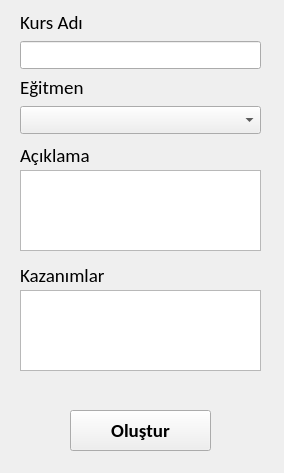
<?xml version="1.0" encoding="UTF-8"?>
<ui version="4.0">
 <class>Form</class>
 <widget class="QWidget" name="Form">
  <property name="geometry">
   <rect>
    <x>0</x>
    <y>0</y>
    <width>284</width>
    <height>473</height>
   </rect>
  </property>
  <property name="windowTitle">
   <string>Kurs Oluştur</string>
  </property>
  <widget class="QWidget" name="verticalLayoutWidget">
   <property name="geometry">
    <rect>
     <x>20</x>
     <y>10</y>
     <width>241</width>
     <height>124</height>
    </rect>
   </property>
   <property name="font">
    <font>
     <family>Calibri</family>
     <pointsize>14</pointsize>
    </font>
   </property>
   <layout class="QVBoxLayout" name="verticalLayout">
    <item>
     <widget class="QLabel" name="label">
      <property name="font">
       <font>
        <family>Calibri</family>
        <pointsize>14</pointsize>
       </font>
      </property>
      <property name="text">
       <string>Kurs Adı</string>
      </property>
     </widget>
    </item>
    <item>
     <widget class="QLineEdit" name="kursadi">
      <property name="font">
       <font>
        <family>Calibri</family>
        <pointsize>12</pointsize>
       </font>
      </property>
     </widget>
    </item>
    <item>
     <widget class="QLabel" name="label_2">
      <property name="font">
       <font>
        <family>Calibri</family>
        <pointsize>14</pointsize>
       </font>
      </property>
      <property name="text">
       <string>Eğitmen</string>
      </property>
     </widget>
    </item>
    <item>
     <widget class="QComboBox" name="egitmenBox">
      <property name="font">
       <font>
        <family>Calibri</family>
        <pointsize>12</pointsize>
       </font>
      </property>
     </widget>
    </item>
   </layout>
  </widget>
  <widget class="QLabel" name="label_3">
   <property name="geometry">
    <rect>
     <x>20</x>
     <y>140</y>
     <width>101</width>
     <height>31</height>
    </rect>
   </property>
   <property name="font">
    <font>
     <family>Calibri</family>
     <pointsize>14</pointsize>
    </font>
   </property>
   <property name="text">
    <string>Açıklama</string>
   </property>
  </widget>
  <widget class="QTextEdit" name="aciklama">
   <property name="geometry">
    <rect>
     <x>20</x>
     <y>170</y>
     <width>241</width>
     <height>81</height>
    </rect>
   </property>
  </widget>
  <widget class="QLabel" name="label_4">
   <property name="geometry">
    <rect>
     <x>20</x>
     <y>260</y>
     <width>101</width>
     <height>31</height>
    </rect>
   </property>
   <property name="font">
    <font>
     <family>Calibri</family>
     <pointsize>14</pointsize>
    </font>
   </property>
   <property name="text">
    <string>Kazanımlar</string>
   </property>
  </widget>
  <widget class="QTextEdit" name="kazanimlar">
   <property name="geometry">
    <rect>
     <x>20</x>
     <y>290</y>
     <width>241</width>
     <height>81</height>
    </rect>
   </property>
  </widget>
  <widget class="QPushButton" name="olusturButon">
   <property name="geometry">
    <rect>
     <x>70</x>
     <y>410</y>
     <width>141</width>
     <height>41</height>
    </rect>
   </property>
   <property name="font">
    <font>
     <family>Calibri</family>
     <pointsize>14</pointsize>
     <weight>75</weight>
     <bold>true</bold>
    </font>
   </property>
   <property name="text">
    <string>Oluştur</string>
   </property>
  </widget>
 </widget>
 <resources/>
 <connections/>
</ui>
